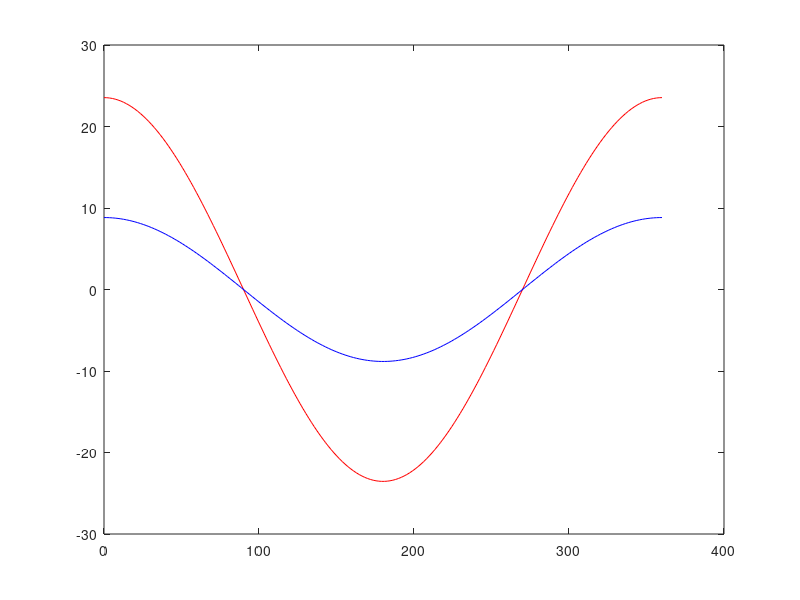

This chart was generated by the following MATLAB code:

getR = @(th) [ cosd(th) -sind(th); sind(th) cosd(th) ];

M = 100; % kg weight on EE
g = 9.81; % m/s^2
A = 5; % Shoulder to arm distance
B = 3; % arm to EE distance
T1 = zeros(180,1);
T2 = zeros(180,1);

n = 200;
theta_vals = linspace(0,360,n);

for i = 1:n
    theta=[theta_vals(i) 0];

    R = { getR(theta(1)) getR(theta(2)) };

    % Offsets
    off1 = R{1}*[A 0]';
    off2 = R{2}*R{1}*[B 0]';
    k =  off1 + off2;

    % Torque on Joint 2
    %T2 = M*g * B *
    
    % Graphics
    %plot( [0 off1(1) k(1) ],[0 off1(2) k(2)] ,'bo-');
    %hold on;
    % Torque on joint 1
    %plot([ 0 0 ], [0 1e-3*M*g*B*cosd(atan2(k(2),k(1)))], 'r-');
    T1(i) = 1e-3 * M*g*B*(off1(1)+off2(1));
    T2(i) = 1e-3 * M*g*B*off2(1);
    % Torque on joint 2
    %plot([ off1(1) off1(1)], [off1(2) off1(2) + 1e-3*M*g*B*cosd(sum(theta))], 'r-');
    %axis([-10 10 -10 10]);
    %pause(0.05);
    %hold off;
    
end

plot(theta_vals,T1,'r',theta_vals,T2,'b');